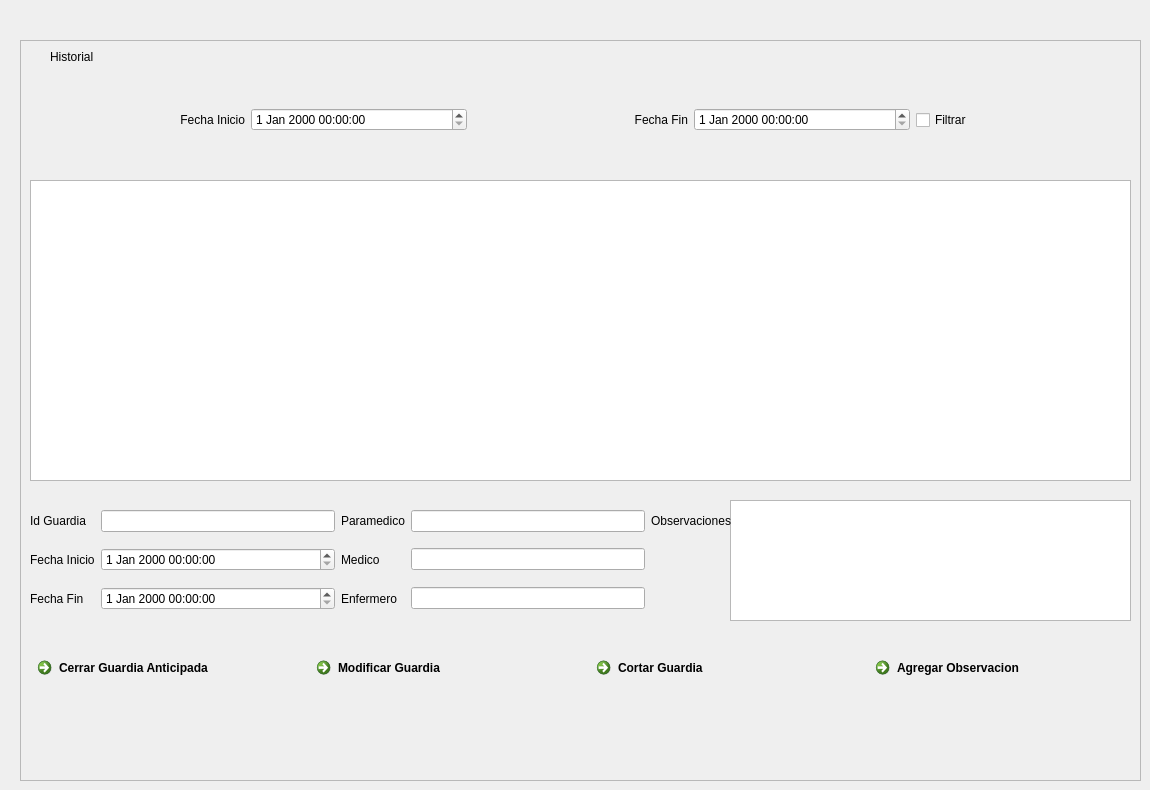
    <widget class="QWidget" name="page_5">
     <widget class="QFrame" name="gcab_frm_2">
      <property name="geometry">
       <rect>
        <x>20</x>
        <y>40</y>
        <width>1121</width>
        <height>741</height>
       </rect>
      </property>
      <property name="frameShape">
       <enum>QFrame::StyledPanel</enum>
      </property>
      <property name="frameShadow">
       <enum>QFrame::Raised</enum>
      </property>
      <widget class="QTableView" name="gcab_tblv_2">
       <property name="geometry">
        <rect>
         <x>10</x>
         <y>140</y>
         <width>1101</width>
         <height>301</height>
        </rect>
       </property>
      </widget>
      <widget class="QTextEdit" name="gcab_txe_observaciones_2">
       <property name="geometry">
        <rect>
         <x>710</x>
         <y>460</y>
         <width>401</width>
         <height>121</height>
        </rect>
       </property>
      </widget>
      <widget class="QWidget" name="gridLayoutWidget_5">
       <property name="geometry">
        <rect>
         <x>10</x>
         <y>460</y>
         <width>701</width>
         <height>121</height>
        </rect>
       </property>
       <layout class="QGridLayout" name="gcab_glay_3">
        <item row="0" column="0">
         <widget class="QLabel" name="gcab_lbl_11">
          <property name="text">
           <string>Id Guardia</string>
          </property>
         </widget>
        </item>
        <item row="1" column="2">
         <widget class="QLabel" name="gcab_lbl_12">
          <property name="text">
           <string>Medico</string>
          </property>
         </widget>
        </item>
        <item row="2" column="0">
         <widget class="QLabel" name="gcab_lbl_13">
          <property name="text">
           <string>Fecha Fin</string>
          </property>
         </widget>
        </item>
        <item row="1" column="1">
         <widget class="QDateTimeEdit" name="gcab_fyh_inicioidguardia_2"/>
        </item>
        <item row="1" column="3">
         <widget class="QLineEdit" name="gcab_let_medico_2"/>
        </item>
        <item row="0" column="2">
         <widget class="QLabel" name="gcab_lbl_14">
          <property name="text">
           <string>Paramedico</string>
          </property>
         </widget>
        </item>
        <item row="2" column="1">
         <widget class="QDateTimeEdit" name="gcab_fyh_finidguardia_2"/>
        </item>
        <item row="2" column="2">
         <widget class="QLabel" name="gcab_lbl_15">
          <property name="text">
           <string>Enfermero</string>
          </property>
         </widget>
        </item>
        <item row="0" column="3">
         <widget class="QLineEdit" name="gcab_let_paramedico_2"/>
        </item>
        <item row="1" column="0">
         <widget class="QLabel" name="gcab_lbl_16">
          <property name="text">
           <string>Fecha Inicio</string>
          </property>
         </widget>
        </item>
        <item row="2" column="3">
         <widget class="QLineEdit" name="gcab_let_enfermero_2"/>
        </item>
        <item row="0" column="1">
         <widget class="QLineEdit" name="gcab_let_idguardia_2"/>
        </item>
        <item row="0" column="4">
         <widget class="QLabel" name="gcab_lbl_17">
          <property name="text">
           <string>Observaciones</string>
          </property>
         </widget>
        </item>
       </layout>
      </widget>
      <widget class="QWidget" name="gridLayoutWidget_6">
       <property name="geometry">
        <rect>
         <x>10</x>
         <y>610</y>
         <width>1111</width>
         <height>80</height>
        </rect>
       </property>
       <layout class="QGridLayout" name="gcab_hlay_4">
        <item row="0" column="1">
         <widget class="QCommandLinkButton" name="gcab_btn_mod_2">
          <property name="text">
           <string>Modificar Guardia</string>
          </property>
         </widget>
        </item>
        <item row="0" column="3">
         <widget class="QCommandLinkButton" name="gcab_btn_addobs_2">
          <property name="text">
           <string>Agregar Observacion</string>
          </property>
         </widget>
        </item>
        <item row="0" column="0">
         <widget class="QCommandLinkButton" name="gcab_clb_close_2">
          <property name="enabled">
           <bool>true</bool>
          </property>
          <property name="text">
           <string>Cerrar Guardia Anticipada</string>
          </property>
         </widget>
        </item>
        <item row="0" column="2">
         <widget class="QCommandLinkButton" name="gcab_btn_cut_2">
          <property name="text">
           <string>Cortar Guardia</string>
          </property>
         </widget>
        </item>
       </layout>
      </widget>
      <widget class="QWidget" name="horizontalLayoutWidget_2">
       <property name="geometry">
        <rect>
         <x>10</x>
         <y>40</y>
         <width>1101</width>
         <height>80</height>
        </rect>
       </property>
       <layout class="QHBoxLayout" name="gcab_hlay_2">
        <item>
         <widget class="QLabel" name="gcab_lbl_18">
          <property name="text">
           <string>Fecha Inicio</string>
          </property>
          <property name="alignment">
           <set>Qt::AlignRight|Qt::AlignTrailing|Qt::AlignVCenter</set>
          </property>
         </widget>
        </item>
        <item>
         <widget class="QDateTimeEdit" name="gcab_fyh_iniciofiltro_2"/>
        </item>
        <item>
         <widget class="QLabel" name="gcab_lbl_19">
          <property name="layoutDirection">
           <enum>Qt::LeftToRight</enum>
          </property>
          <property name="text">
           <string>Fecha Fin</string>
          </property>
          <property name="alignment">
           <set>Qt::AlignRight|Qt::AlignTrailing|Qt::AlignVCenter</set>
          </property>
         </widget>
        </item>
        <item>
         <widget class="QDateTimeEdit" name="gcab_fyh_finfiltro_2"/>
        </item>
        <item>
         <widget class="QCheckBox" name="gcab_ckb_fyhguardia_2">
          <property name="text">
           <string>Filtrar</string>
          </property>
         </widget>
        </item>
       </layout>
      </widget>
      <widget class="QLabel" name="label">
       <property name="geometry">
        <rect>
         <x>30</x>
         <y>10</y>
         <width>47</width>
         <height>13</height>
        </rect>
       </property>
       <property name="text">
        <string>Historial</string>
       </property>
      </widget>
     </widget>
    </widget>
